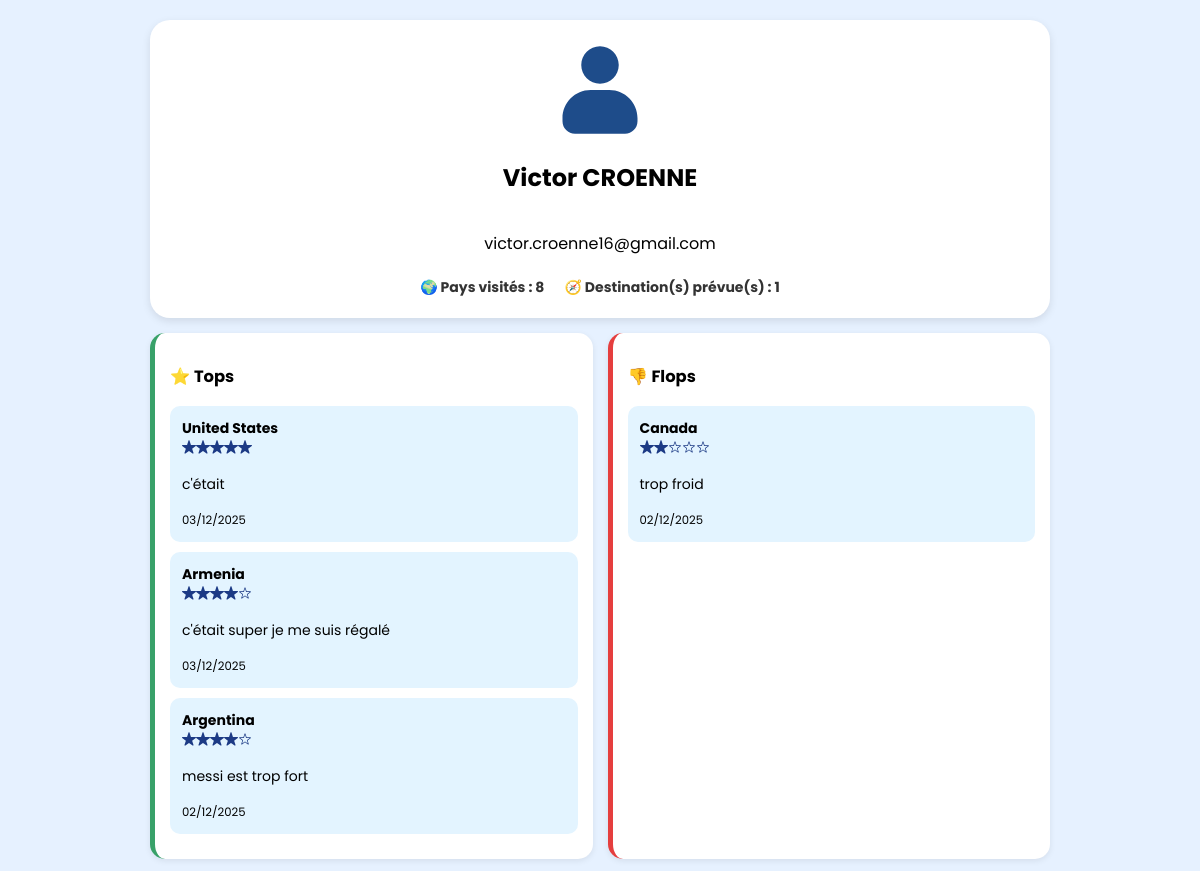
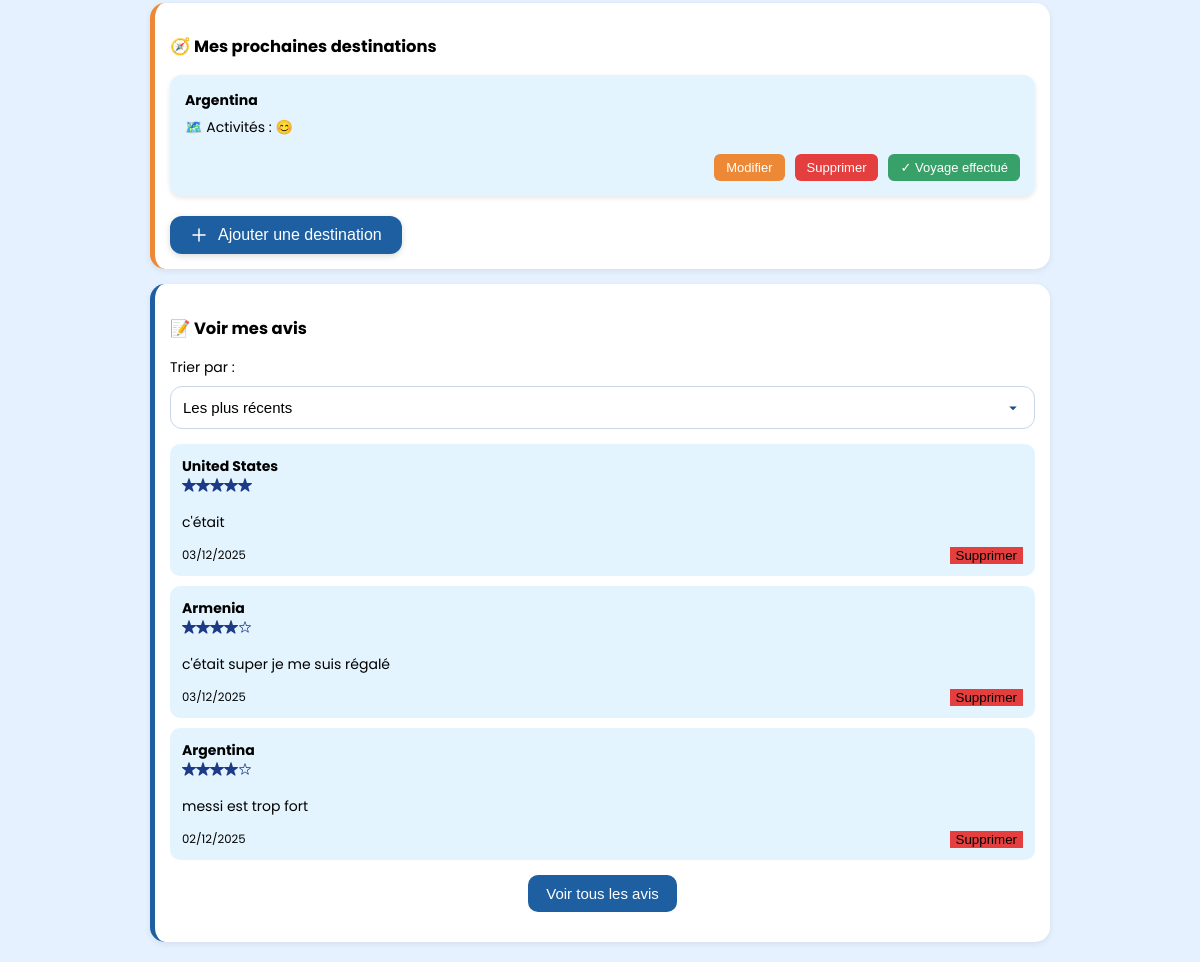
Before: /profil.php (signed in) with the older database file (2 pictures, top to bottom).
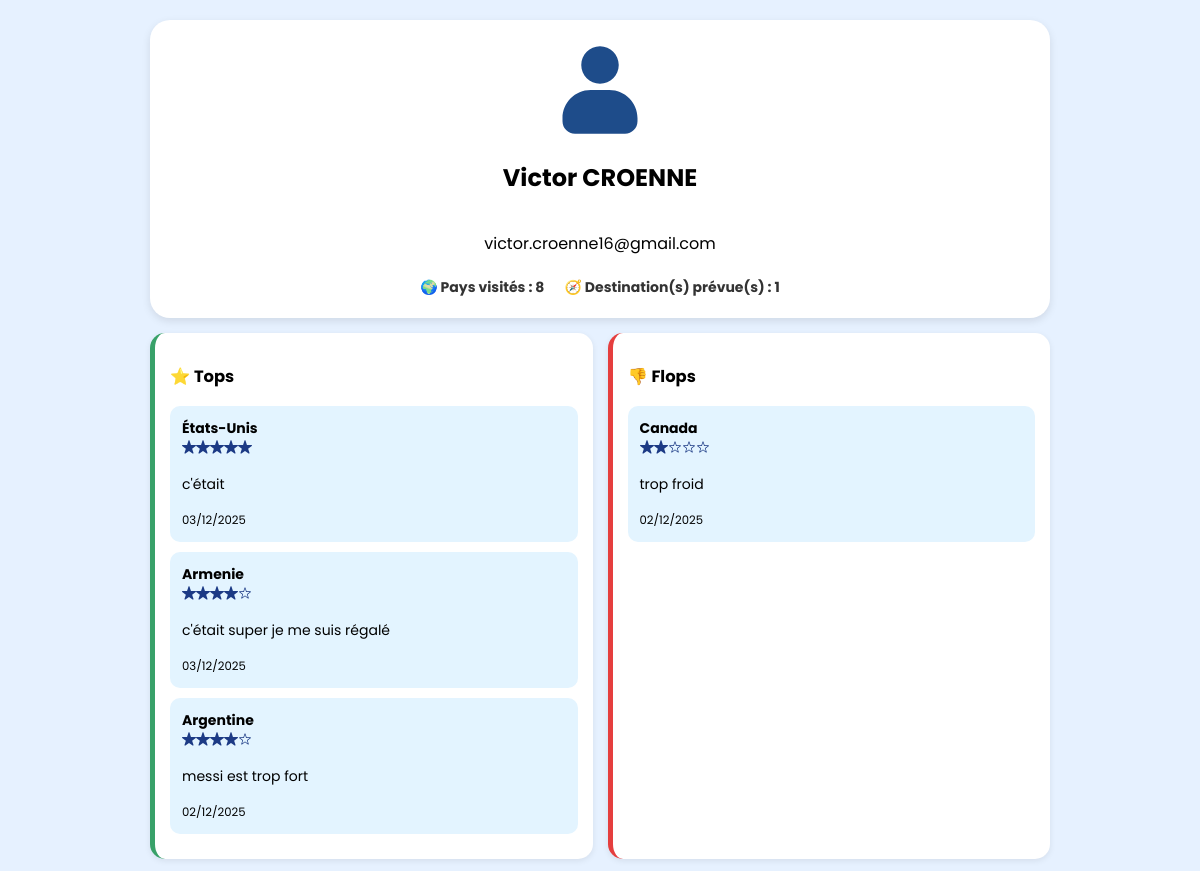
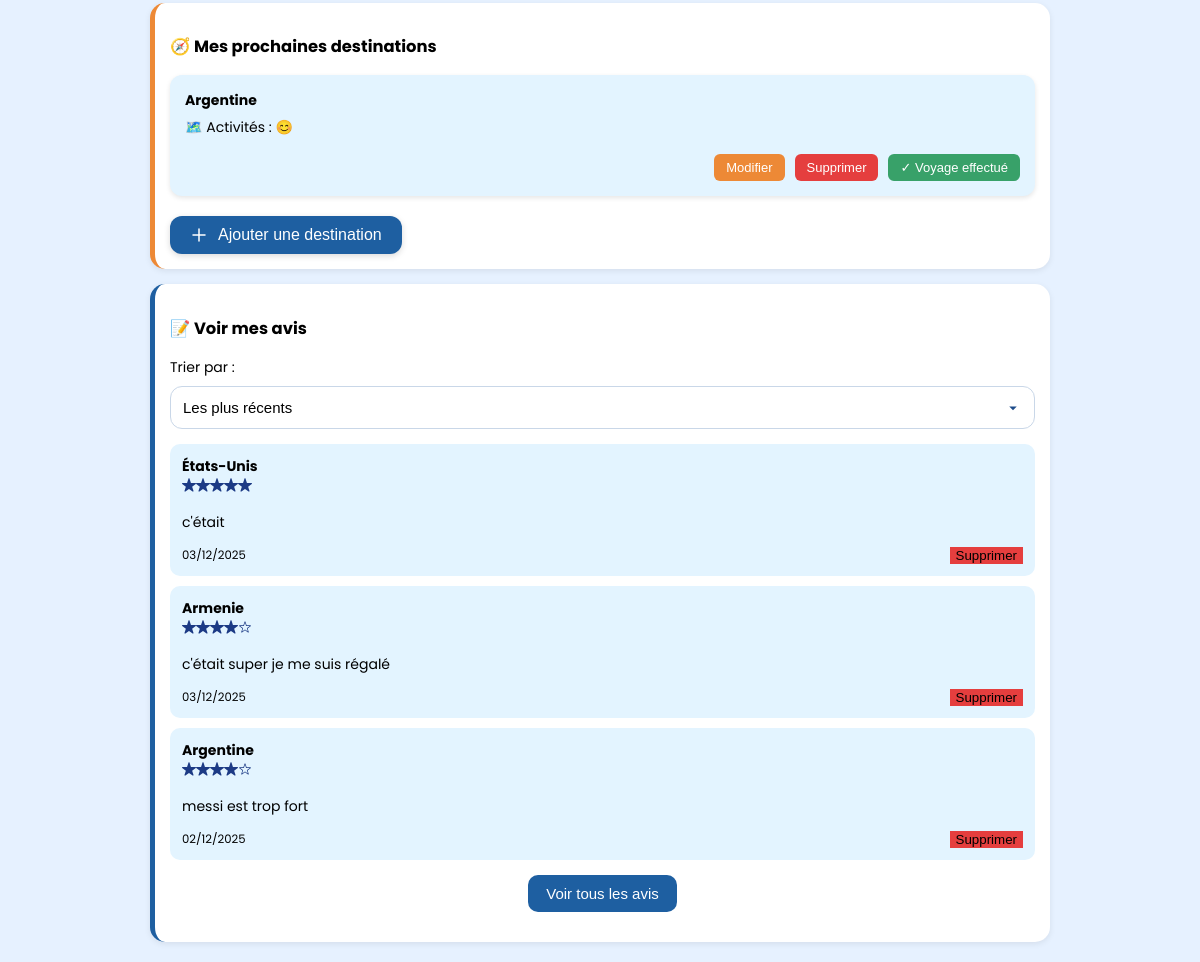
After: the same page with the newer database file (2 pictures, top to bottom).
### tables this page shows
CREATE TABLE `avis` (
  `id_avis` int NOT NULL,
  `id_utilisateur` int NOT NULL,
  `code_pays` varchar(3) NOT NULL,
  `commentaire` text NOT NULL,
  `note` int DEFAULT NULL,
  `date_avis` datetime DEFAULT CURRENT_TIMESTAMP
);

CREATE TABLE `pays` (
  `id_pays` int NOT NULL,
  `nom_pays` varchar(100) DEFAULT NULL,
  `continent` varchar(50) DEFAULT NULL,
  `code_iso` varchar(10) DEFAULT NULL,
  `description` text,
  `rang_bonheur` int DEFAULT NULL
);

CREATE TABLE `destinations` (
  `id_destination` int NOT NULL,
  `id_utilisateur` int NOT NULL,
  `code_pays` varchar(5) NOT NULL,
  `villes` varchar(255) DEFAULT NULL,
  `date_depart` varchar(50) DEFAULT NULL,
  `date_depart_approx` varchar(50) DEFAULT NULL,
  `date_retour` date DEFAULT NULL,
  `budget` varchar(50) DEFAULT NULL,
  `activites` text,
  `hebergement` varchar(50) DEFAULT NULL,
  `accompagnement` varchar(50) DEFAULT NULL,
  `priorite` varchar(20) DEFAULT NULL,
  `date_creation` timestamp NULL DEFAULT CURRENT_TIMESTAMP
);

### profil.php (the view, shortened to what the changed rows need)
<?php
try {
    $pdo = new PDO(
        "mysql:host=localhost;dbname=happytrip;charset=utf8mb4",
        "root", "root",
        [PDO::ATTR_ERRMODE => PDO::ERRMODE_EXCEPTION, PDO::ATTR_DEFAULT_FETCH_MODE => PDO::FETCH_ASSOC]
    );
    $pdo->exec("SET NAMES utf8mb4");
} catch (PDOException $e) {
    die("Erreur de connexion : " . $e->getMessage());
}
function afficherEtoiles($note) {
    $html = "";
    for ($i = 1; $i <= 5; $i++) {
        $html .= '<img src="images/' . ($i <= $note ? "etoile_remplie" : "etoile_vide") . '.svg" class="etoile">';
    }
    return $html;
}
$user = $pdo->prepare("SELECT id_utilisateur, nom, email FROM utilisateur WHERE id_utilisateur = ?");
$user->execute([$_SESSION['id_utilisateur']]);
$user = $user->fetch();
$tops = $pdo->prepare("SELECT p.nom_pays, a.commentaire, a.note, a.date_avis
    FROM avis a
    JOIN pays p ON p.code_iso = a.code_pays
    WHERE a.id_utilisateur = ? AND a.note >= 4
    ORDER BY a.note DESC, a.date_avis DESC LIMIT 3");
$tops->execute([$_SESSION['id_utilisateur']]);
$tops = $tops->fetchAll();
$destinations = $pdo->prepare("
    SELECT d.*, p.nom_pays
    FROM destinations d
    JOIN pays p ON p.code_iso = d.code_pays
    WHERE d.id_utilisateur = ?
    ORDER BY d.date_creation DESC
");
$destinations->execute([$_SESSION['id_utilisateur']]);
$destinations = $destinations->fetchAll();
$allAvis = $pdo->prepare("
    SELECT p.nom_pays, a.code_pays, a.commentaire, a.note, a.date_avis
    FROM avis a
    JOIN pays p ON p.code_iso = a.code_pays
    WHERE a.id_utilisateur = ?
    ORDER BY a.date_avis DESC
");
$allAvis->execute([$_SESSION['id_utilisateur']]);
$allAvis = $allAvis->fetchAll();
?>
<!DOCTYPE html>
<html lang="fr">
<head>
</head>
<body>
<div class="container">
<div class="profile-header">
    <h2><?= htmlspecialchars($user['nom']) ?></h2>
</div>
<div class="sections">
<div class="section section-green">
    <?php if(!$tops): ?><p>Aucun avis</p>
    <?php else: foreach($tops as $t): ?>
        <div class="avis-item">
            <strong><?= $t['nom_pays'] ?></strong><br>
            <?= afficherEtoiles($t['note']) ?>
            <p><?= nl2br(htmlspecialchars($t['commentaire'])) ?></p>
            <small><?= date("d/m/Y", strtotime($t['date_avis'])) ?></small>
        </div>
    <?php endforeach; endif; ?>
</div>
<div class="section section-orange" style="grid-column:span 2;">
    <h3>🧭 Mes prochaines destinations</h3>
    <?php if(!$destinations): ?>
        <p>Aucune destination</p>
    <?php else: foreach($destinations as $d): ?>
        <div class="dest-card">
            <strong><?= $d['nom_pays'] ?></strong>
            <?php if($d['activites']): ?>🗺️ Activités : <?= nl2br(htmlspecialchars($d['activites'])) ?><br><?php endif; ?>
            <div class="dest-actions">
                <a href="ajouter_destination.php?id_destination=<?= $d['id_destination'] ?>">
                    <button class="btn btn-edit">Modifier</button>
                </a>
                <form action="supprimer_destination.php" method="POST" onsubmit="return confirm('Supprimer cette destination ?')">
                    <button class="btn btn-delete">Supprimer</button>
                </form>
                <button class="btn btn-complete" onclick="ouvrirPopupAvis('<?= $d['code_pays'] ?>','<?= $d['nom_pays'] ?>')">
                    ✓ Voyage effectué
                </button>
            </div>
        </div>
    <?php endforeach; endif; ?>
    <div style="text-align:center; margin-top:20px;">
        <a href="ajouter_destination.php" class="btn-add-link">
        </a>
    </div>
</div>
<div class="section section-blue" style="grid-column:span 2;">
    <div id="avisList">
        <?php if(!$allAvis): ?>
            <p>Aucun avis enregistré</p>
        <?php else:
            $count = 0;
            foreach($allAvis as $a):
                $count++;
                $hidden = $count > 3 ? "hidden-avis" : "";
        ?>
            <div class="avis-item <?= $hidden ?>" data-date="<?= strtotime($a['date_avis']) ?>" data-note="<?= $a['note'] ?>">
                <strong><?= $a['nom_pays'] ?></strong><br>
                <?= afficherEtoiles($a['note']) ?>
                <p><?= nl2br(htmlspecialchars($a['commentaire'])) ?></p>
                <div class="avis-footer">
                    <small><?= date("d/m/Y", strtotime($a['date_avis'])) ?></small>
                    <button class="btn-delete btn-delete-avis" data-pays="<?= $a['code_pays'] ?>">Supprimer</button>
                </div>
            </div>
        <?php endforeach; endif; ?>
    </div>
</div>
</div>
</div>
</body>
</html>

Changed rows visible on the page:
changed through a linked row, avis "c'était": pays.nom_pays "United States" → "États-Unis"
changed through a linked row, avis "c'était super je me suis régalé": pays.nom_pays "Armenia" → "Armenie"
changed through a linked row, avis "messi est trop fort": pays.nom_pays "Argentina" → "Argentine"
changed through a linked row, destinations: pays.nom_pays "Argentina" → "Argentine"
